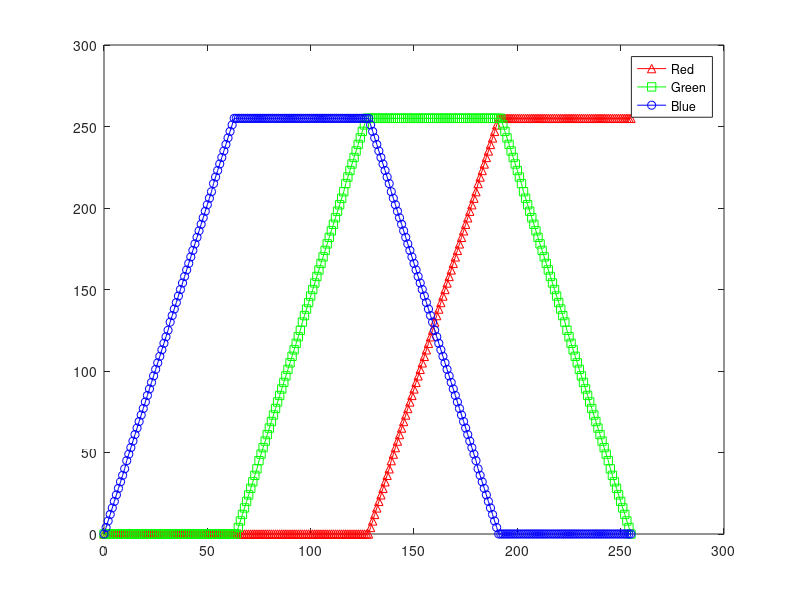

Here is the MATLAB script that generated this plot:
%%

COLMAP=zeros(256,3);

COLMAP(1:64,3)=round(255*[0:63]/63)';
COLMAP(64+[1:64],3)=255;
COLMAP(128+[1:64],3)=round(255*[63:-1:0]/63)';

COLMAP(64+[1:64],2)=round(255*[0:63]/63)';
COLMAP(128+[1:64],2)=255;
COLMAP(192+[1:64],2)=round(255*[63:-1:0]/63)';

COLMAP(128+[1:64],1)=round(255*[0:63]/63)';
COLMAP(192+[1:64],1)=255;


plot(0:255,COLMAP(:,1)','r-^',0:255,COLMAP(:,2)','g-s',0:255,COLMAP(:,3)','b-o')

legend('Red','Green','Blue')

saveas(gcf,'colormap_steps.png')

fileID = fopen('colormap_steps.txt','w');
fprintf(fileID,'\tconst unsigned char Steps[256][3]=\n');
fprintf(fileID,'\t{\n');
for II=1:256
    fprintf(fileID,'\t\t{%3d,%3d,%3d}',COLMAP(II,1),COLMAP(II,2),COLMAP(II,3));
    if(II==256)
        fprintf(fileID,'\n');
    else
        fprintf(fileID,',\n');
    endif
endfor
fprintf(fileID,'\t};\n');
fclose(fileID);
